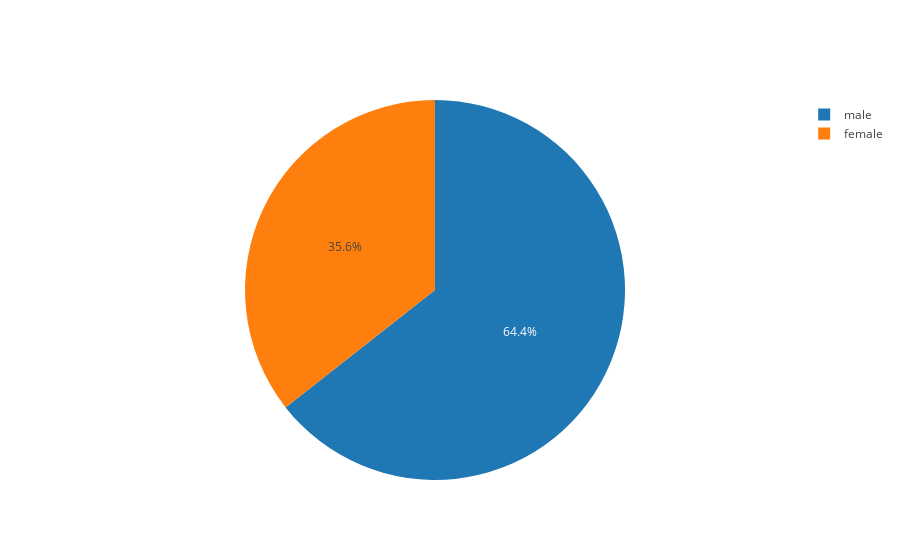

Here is the notebook cell this chart was saved with:
### Code cell
trace = go.Pie(labels=df2.index, values=df2['name'])

iplot([trace])

### Figure 1 — Plotly figure (JSON) as saved in the notebook; plotly's stock layout.template omitted (floating-point values rounded to 4 significant figures)
{"data": [{"labels": ["female", "male"], "type": "pie", "uid": "29bb0ed4-301e-482a-9b99-3bf4e608d5f8", "values": [466, 843]}], "layout": {}}
